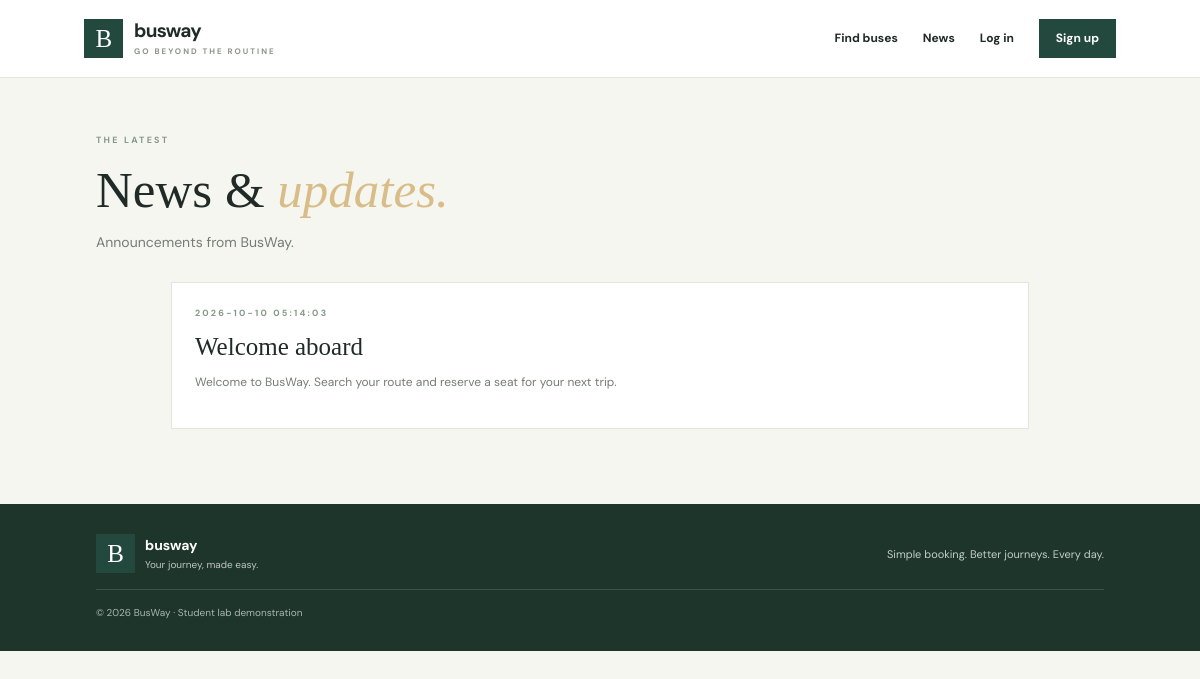
Page /news on the committed database.
### tables this page shows
CREATE TABLE news(
            id INTEGER PRIMARY KEY AUTOINCREMENT,
            title TEXT NOT NULL,
            body TEXT NOT NULL,
            created_at TEXT NOT NULL DEFAULT CURRENT_TIMESTAMP
        );

### app.py (the view)
@app.route("/news")
def news_page():
    with db() as con:
        news_items = con.execute("SELECT * FROM news ORDER BY created_at DESC").fetchall()
    return render_template("news.html", news_items=news_items)

### app.py (called while the page is built)
def db():
    con = sqlite3.connect(DB_PATH)
    con.row_factory = sqlite3.Row
    con.execute("PRAGMA foreign_keys=ON")
    return con

def user_now():
    if not session.get("user_id"):
        return None
    with db() as con:
        return con.execute("SELECT id,name,email,role FROM users WHERE id=?", (session["user_id"],)).fetchone()

@app.context_processor
def inject_globals():
    return {"current_user": user_now(), "today": date.today().isoformat()}

### templates/news.html
{% extends "base.html" %}{% block title %}BusWay news{% endblock %}{% block content %}<section class="page-intro"><span class="eyebrow">THE LATEST</span><h1>News & <em>updates.</em></h1><p>Announcements from BusWay.</p></section><div class="news-page">{% for item in news_items %}<article class="news-article"><span class="eyebrow">{{ item.created_at }}</span><h2>{{ item.title }}</h2><p>{{ item.body }}</p></article>{% else %}<p>No announcements yet.</p>{% endfor %}</div>{% endblock %}

### static/style.css (style rules this page uses)
:root { --ink:#202b27;--muted:#747d75;--paper:#f6f6f0;--white:#fff;--green:#23483d;--green2:#386451;--gold:#d8b879;--line:#e4e5dc;--red:#a2473e }
* { box-sizing:border-box }
body { margin:0;background:var(--paper);color:var(--ink);font:14px/1.65 'DM Sans',sans-serif }
.eyebrow { display:block;font-size:9px;font-weight:700;letter-spacing:2.2px;color:#87988a;margin-bottom:12px }
.hero h1 em,.auth-copy h1 em,.how h2 em,.page-intro h1 em,.narrow h1 em { color:#d9bd88;font-weight:500 }
.page-intro { padding:55px 8% 28px }
.page-intro h1,.narrow h1 { font:500 clamp(36px,4.5vw,51px)/1.2 'Playfair Display',serif;margin:0 0 10px }
.page-intro p,.narrow>p { color:var(--muted);margin:0 }
.news-page,.comment-admin { padding:0 8% 60px;max-width:1050px;margin:auto }
.news-article { background:white;border:1px solid var(--line);padding:23px;margin-bottom:15px }
.news-article h2 { font:500 25px 'Playfair Display',serif;margin:0 }
.news-article p { font-size:12px;color:var(--muted) }

### rows in the picture
news: created_at "2026-10-10 05:14:03", title "Welcome aboard", body "Welcome to BusWay. Search your route and reserve a seat for your next trip."
